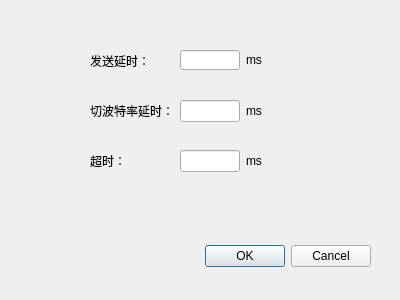
<?xml version="1.0" encoding="UTF-8"?>
<ui version="4.0">
 <class>TimeSet</class>
 <widget class="QDialog" name="TimeSet">
  <property name="geometry">
   <rect>
    <x>0</x>
    <y>0</y>
    <width>400</width>
    <height>300</height>
   </rect>
  </property>
  <property name="minimumSize">
   <size>
    <width>400</width>
    <height>300</height>
   </size>
  </property>
  <property name="maximumSize">
   <size>
    <width>400</width>
    <height>300</height>
   </size>
  </property>
  <property name="windowTitle">
   <string>Dialog</string>
  </property>
  <widget class="QDialogButtonBox" name="buttonBox">
   <property name="geometry">
    <rect>
     <x>30</x>
     <y>240</y>
     <width>341</width>
     <height>32</height>
    </rect>
   </property>
   <property name="orientation">
    <enum>Qt::Horizontal</enum>
   </property>
   <property name="standardButtons">
    <set>QDialogButtonBox::Cancel|QDialogButtonBox::Ok</set>
   </property>
  </widget>
  <widget class="QWidget" name="">
   <property name="geometry">
    <rect>
     <x>90</x>
     <y>100</y>
     <width>245</width>
     <height>24</height>
    </rect>
   </property>
   <layout class="QFormLayout" name="formLayout_5">
    <item row="0" column="0">
     <widget class="QLabel" name="label_2">
      <property name="minimumSize">
       <size>
        <width>84</width>
        <height>21</height>
       </size>
      </property>
      <property name="text">
       <string>切波特率延时：</string>
      </property>
     </widget>
    </item>
    <item row="0" column="1">
     <layout class="QFormLayout" name="formLayout_2">
      <item row="0" column="0">
       <widget class="QLineEdit" name="lineEdit_2">
        <property name="maximumSize">
         <size>
          <width>60</width>
          <height>16777215</height>
         </size>
        </property>
       </widget>
      </item>
      <item row="0" column="1">
       <widget class="QLabel" name="label_5">
        <property name="text">
         <string>ms</string>
        </property>
       </widget>
      </item>
     </layout>
    </item>
   </layout>
  </widget>
  <widget class="QWidget" name="">
   <property name="geometry">
    <rect>
     <x>90</x>
     <y>50</y>
     <width>301</width>
     <height>24</height>
    </rect>
   </property>
   <layout class="QFormLayout" name="formLayout_4">
    <item row="0" column="0">
     <widget class="QLabel" name="label">
      <property name="minimumSize">
       <size>
        <width>84</width>
        <height>21</height>
       </size>
      </property>
      <property name="text">
       <string>发送延时：</string>
      </property>
     </widget>
    </item>
    <item row="0" column="1">
     <layout class="QFormLayout" name="formLayout">
      <item row="0" column="0">
       <widget class="QLineEdit" name="lineEdit">
        <property name="maximumSize">
         <size>
          <width>60</width>
          <height>20</height>
         </size>
        </property>
       </widget>
      </item>
      <item row="0" column="1">
       <widget class="QLabel" name="label_4">
        <property name="text">
         <string>ms</string>
        </property>
       </widget>
      </item>
     </layout>
    </item>
   </layout>
  </widget>
  <widget class="QWidget" name="">
   <property name="geometry">
    <rect>
     <x>90</x>
     <y>150</y>
     <width>251</width>
     <height>24</height>
    </rect>
   </property>
   <layout class="QFormLayout" name="formLayout_6">
    <item row="0" column="0">
     <widget class="QLabel" name="label_3">
      <property name="minimumSize">
       <size>
        <width>84</width>
        <height>21</height>
       </size>
      </property>
      <property name="text">
       <string>超时：</string>
      </property>
     </widget>
    </item>
    <item row="0" column="1">
     <layout class="QFormLayout" name="formLayout_3">
      <item row="0" column="0">
       <widget class="QLineEdit" name="lineEdit_3">
        <property name="maximumSize">
         <size>
          <width>60</width>
          <height>16777215</height>
         </size>
        </property>
       </widget>
      </item>
      <item row="0" column="1">
       <widget class="QLabel" name="label_6">
        <property name="text">
         <string>ms</string>
        </property>
       </widget>
      </item>
     </layout>
    </item>
   </layout>
  </widget>
 </widget>
 <resources/>
 <connections>
  <connection>
   <sender>buttonBox</sender>
   <signal>accepted()</signal>
   <receiver>TimeSet</receiver>
   <slot>accept()</slot>
   <hints>
    <hint type="sourcelabel">
     <x>248</x>
     <y>254</y>
    </hint>
    <hint type="destinationlabel">
     <x>157</x>
     <y>274</y>
    </hint>
   </hints>
  </connection>
  <connection>
   <sender>buttonBox</sender>
   <signal>rejected()</signal>
   <receiver>TimeSet</receiver>
   <slot>reject()</slot>
   <hints>
    <hint type="sourcelabel">
     <x>316</x>
     <y>260</y>
    </hint>
    <hint type="destinationlabel">
     <x>286</x>
     <y>274</y>
    </hint>
   </hints>
  </connection>
 </connections>
</ui>
